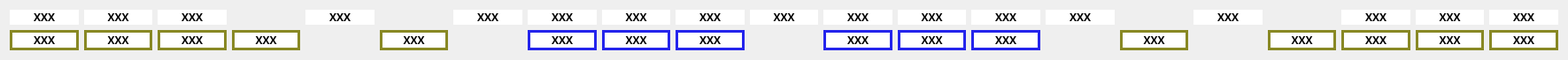
    <widget class="QWidget" name="gridLayoutWidget_2">
     <property name="geometry">
      <rect>
       <x>10</x>
       <y>160</y>
       <width>1771</width>
       <height>41</height>
      </rect>
     </property>
     <layout class="QGridLayout" name="gridLayout_2">
      <item row="0" column="2">
       <widget class="QLabel" name="R_B_2">
        <property name="font">
         <font>
          <family>Ubuntu Mono</family>
          <pointsize>9</pointsize>
          <weight>75</weight>
          <bold>true</bold>
         </font>
        </property>
        <property name="styleSheet">
         <string notr="true">background-color: rgb(255, 255, 255);
border-color: rgb(36, 36, 36);</string>
        </property>
        <property name="text">
         <string>XXX</string>
        </property>
        <property name="alignment">
         <set>Qt::AlignCenter</set>
        </property>
       </widget>
      </item>
      <item row="0" column="7">
       <widget class="QLabel" name="R_B_5">
        <property name="font">
         <font>
          <family>Ubuntu Mono</family>
          <pointsize>9</pointsize>
          <weight>75</weight>
          <bold>true</bold>
         </font>
        </property>
        <property name="styleSheet">
         <string notr="true">background-color: rgb(255, 255, 255);
border-color: rgb(36, 36, 36);</string>
        </property>
        <property name="text">
         <string>XXX</string>
        </property>
        <property name="alignment">
         <set>Qt::AlignCenter</set>
        </property>
       </widget>
      </item>
      <item row="1" column="2">
       <widget class="QLabel" name="R_B_19">
        <property name="font">
         <font>
          <family>Ubuntu Mono</family>
          <pointsize>9</pointsize>
          <weight>75</weight>
          <bold>true</bold>
         </font>
        </property>
        <property name="styleSheet">
         <string notr="true">background-color: rgb(255, 255, 255);
border-width: 3px;
border-style: solid;
border-color: rgb(136, 136, 36);</string>
        </property>
        <property name="text">
         <string>XXX</string>
        </property>
        <property name="alignment">
         <set>Qt::AlignCenter</set>
        </property>
       </widget>
      </item>
      <item row="0" column="14">
       <widget class="QLabel" name="R_B_12">
        <property name="font">
         <font>
          <family>Ubuntu Mono</family>
          <pointsize>9</pointsize>
          <weight>75</weight>
          <bold>true</bold>
         </font>
        </property>
        <property name="styleSheet">
         <string notr="true">background-color: rgb(255, 255, 255);
border-color: rgb(36, 36, 36);</string>
        </property>
        <property name="text">
         <string>XXX</string>
        </property>
        <property name="alignment">
         <set>Qt::AlignCenter</set>
        </property>
       </widget>
      </item>
      <item row="1" column="6">
       <widget class="QLabel" name="R_B_22">
        <property name="font">
         <font>
          <family>Ubuntu Mono</family>
          <pointsize>9</pointsize>
          <weight>75</weight>
          <bold>true</bold>
         </font>
        </property>
        <property name="styleSheet">
         <string notr="true">background-color: rgb(255, 255, 255);
border-width: 3px;
border-style: solid;
border-color: rgb(136, 136, 36);</string>
        </property>
        <property name="text">
         <string>XXX</string>
        </property>
        <property name="alignment">
         <set>Qt::AlignCenter</set>
        </property>
       </widget>
      </item>
      <item row="0" column="12">
       <widget class="QLabel" name="R_B_10">
        <property name="font">
         <font>
          <family>Ubuntu Mono</family>
          <pointsize>9</pointsize>
          <weight>75</weight>
          <bold>true</bold>
         </font>
        </property>
        <property name="styleSheet">
         <string notr="true">background-color: rgb(255, 255, 255);
border-color: rgb(36, 36, 36);</string>
        </property>
        <property name="text">
         <string>XXX</string>
        </property>
        <property name="alignment">
         <set>Qt::AlignCenter</set>
        </property>
       </widget>
      </item>
      <item row="1" column="3">
       <widget class="QLabel" name="R_B_20">
        <property name="font">
         <font>
          <family>Ubuntu Mono</family>
          <pointsize>9</pointsize>
          <weight>75</weight>
          <bold>true</bold>
         </font>
        </property>
        <property name="styleSheet">
         <string notr="true">background-color: rgb(255, 255, 255);
border-width: 3px;
border-style: solid;
border-color: rgb(136, 136, 36);</string>
        </property>
        <property name="text">
         <string>XXX</string>
        </property>
        <property name="alignment">
         <set>Qt::AlignCenter</set>
        </property>
       </widget>
      </item>
      <item row="1" column="19">
       <widget class="QLabel" name="R_B_25">
        <property name="font">
         <font>
          <family>Ubuntu Mono</family>
          <pointsize>9</pointsize>
          <weight>75</weight>
          <bold>true</bold>
         </font>
        </property>
        <property name="styleSheet">
         <string notr="true">background-color: rgb(255, 255, 255);
border-width: 3px;
border-style: solid;
border-color: rgb(136, 136, 36);</string>
        </property>
        <property name="text">
         <string>XXX</string>
        </property>
        <property name="alignment">
         <set>Qt::AlignCenter</set>
        </property>
       </widget>
      </item>
      <item row="0" column="5">
       <widget class="QLabel" name="R_B_4">
        <property name="font">
         <font>
          <family>Ubuntu Mono</family>
          <pointsize>9</pointsize>
          <weight>75</weight>
          <bold>true</bold>
         </font>
        </property>
        <property name="styleSheet">
         <string notr="true">background-color: rgb(255, 255, 255);
border-color: rgb(36, 36, 36);</string>
        </property>
        <property name="text">
         <string>XXX</string>
        </property>
        <property name="alignment">
         <set>Qt::AlignCenter</set>
        </property>
       </widget>
      </item>
      <item row="0" column="11">
       <widget class="QLabel" name="R_B_9">
        <property name="font">
         <font>
          <family>Ubuntu Mono</family>
          <pointsize>9</pointsize>
          <weight>75</weight>
          <bold>true</bold>
         </font>
        </property>
        <property name="styleSheet">
         <string notr="true">background-color: rgb(255, 255, 255);
border-color: rgb(36, 36, 36);</string>
        </property>
        <property name="text">
         <string>XXX</string>
        </property>
        <property name="alignment">
         <set>Qt::AlignCenter</set>
        </property>
       </widget>
      </item>
      <item row="1" column="20">
       <widget class="QLabel" name="R_B_26">
        <property name="font">
         <font>
          <family>Ubuntu Mono</family>
          <pointsize>9</pointsize>
          <weight>75</weight>
          <bold>true</bold>
         </font>
        </property>
        <property name="styleSheet">
         <string notr="true">background-color: rgb(255, 255, 255);
border-width: 3px;
border-style: solid;
border-color: rgb(136, 136, 36);</string>
        </property>
        <property name="text">
         <string>XXX</string>
        </property>
        <property name="alignment">
         <set>Qt::AlignCenter</set>
        </property>
       </widget>
      </item>
      <item row="0" column="16">
       <widget class="QLabel" name="empty_9">
        <property name="font">
         <font>
          <family>Ubuntu Mono</family>
          <pointsize>9</pointsize>
          <weight>75</weight>
          <bold>true</bold>
         </font>
        </property>
        <property name="styleSheet">
         <string notr="true">color: rgb(255, 255, 255);</string>
        </property>
        <property name="text">
         <string/>
        </property>
        <property name="alignment">
         <set>Qt::AlignCenter</set>
        </property>
       </widget>
      </item>
      <item row="0" column="6">
       <widget class="QLabel" name="empty_2">
        <property name="font">
         <font>
          <family>Ubuntu Mono</family>
          <pointsize>9</pointsize>
          <weight>75</weight>
          <bold>true</bold>
         </font>
        </property>
        <property name="styleSheet">
         <string notr="true">color: rgb(255, 255, 255);</string>
        </property>
        <property name="text">
         <string/>
        </property>
        <property name="alignment">
         <set>Qt::AlignCenter</set>
        </property>
       </widget>
      </item>
      <item row="0" column="3">
       <widget class="QLabel" name="R_B_3">
        <property name="font">
         <font>
          <family>Ubuntu Mono</family>
          <pointsize>9</pointsize>
          <weight>75</weight>
          <bold>true</bold>
         </font>
        </property>
        <property name="styleSheet">
         <string notr="true">background-color: rgb(255, 255, 255);
border-color: rgb(36, 36, 36);</string>
        </property>
        <property name="text">
         <string>XXX</string>
        </property>
        <property name="alignment">
         <set>Qt::AlignCenter</set>
        </property>
       </widget>
      </item>
      <item row="0" column="18">
       <widget class="QLabel" name="empty_5">
        <property name="font">
         <font>
          <family>Ubuntu Mono</family>
          <pointsize>9</pointsize>
          <weight>75</weight>
          <bold>true</bold>
         </font>
        </property>
        <property name="styleSheet">
         <string notr="true">color: rgb(255, 255, 255);</string>
        </property>
        <property name="text">
         <string/>
        </property>
        <property name="alignment">
         <set>Qt::AlignCenter</set>
        </property>
       </widget>
      </item>
      <item row="0" column="1">
       <widget class="QLabel" name="R_B_1">
        <property name="font">
         <font>
          <family>Ubuntu Mono</family>
          <pointsize>9</pointsize>
          <weight>75</weight>
          <bold>true</bold>
         </font>
        </property>
        <property name="styleSheet">
         <string notr="true">background-color: rgb(255, 255, 255);
border-color: rgb(36, 36, 36);</string>
        </property>
        <property name="text">
         <string>XXX</string>
        </property>
        <property name="alignment">
         <set>Qt::AlignCenter</set>
        </property>
       </widget>
      </item>
      <item row="0" column="8">
       <widget class="QLabel" name="R_B_6">
        <property name="font">
         <font>
          <family>Ubuntu Mono</family>
          <pointsize>9</pointsize>
          <weight>75</weight>
          <bold>true</bold>
         </font>
        </property>
        <property name="styleSheet">
         <string notr="true">background-color: rgb(255, 255, 255);
border-color: rgb(36, 36, 36);</string>
        </property>
        <property name="text">
         <string>XXX</string>
        </property>
        <property name="alignment">
         <set>Qt::AlignCenter</set>
        </property>
       </widget>
      </item>
      <item row="1" column="21">
       <widget class="QLabel" name="R_B_27">
        <property name="font">
         <font>
          <family>Ubuntu Mono</family>
          <pointsize>9</pointsize>
          <weight>75</weight>
          <bold>true</bold>
         </font>
        </property>
        <property name="styleSheet">
         <string notr="true">background-color: rgb(255, 255, 255);
border-width: 3px;
border-style: solid;
border-color: rgb(136, 136, 36);</string>
        </property>
        <property name="text">
         <string>XXX</string>
        </property>
        <property name="alignment">
         <set>Qt::AlignCenter</set>
        </property>
       </widget>
      </item>
      <item row="0" column="21">
       <widget class="QLabel" name="R_B_17">
        <property name="font">
         <font>
          <family>Ubuntu Mono</family>
          <pointsize>9</pointsize>
          <weight>75</weight>
          <bold>true</bold>
         </font>
        </property>
        <property name="styleSheet">
         <string notr="true">background-color: rgb(255, 255, 255);
border-color: rgb(36, 36, 36);</string>
        </property>
        <property name="text">
         <string>XXX</string>
        </property>
        <property name="alignment">
         <set>Qt::AlignCenter</set>
        </property>
       </widget>
      </item>
      <item row="0" column="4">
       <widget class="QLabel" name="empty">
        <property name="font">
         <font>
          <family>Ubuntu Mono</family>
          <pointsize>9</pointsize>
          <weight>75</weight>
          <bold>true</bold>
         </font>
        </property>
        <property name="styleSheet">
         <string notr="true">color: rgb(255, 255, 255);</string>
        </property>
        <property name="text">
         <string/>
        </property>
        <property name="alignment">
         <set>Qt::AlignCenter</set>
        </property>
       </widget>
      </item>
      <item row="0" column="13">
       <widget class="QLabel" name="R_B_11">
        <property name="font">
         <font>
          <family>Ubuntu Mono</family>
          <pointsize>9</pointsize>
          <weight>75</weight>
          <bold>true</bold>
         </font>
        </property>
        <property name="styleSheet">
         <string notr="true">background-color: rgb(255, 255, 255);
border-color: rgb(36, 36, 36);</string>
        </property>
        <property name="text">
         <string>XXX</string>
        </property>
        <property name="alignment">
         <set>Qt::AlignCenter</set>
        </property>
       </widget>
      </item>
      <item row="1" column="18">
       <widget class="QLabel" name="R_B_24">
        <property name="font">
         <font>
          <family>Ubuntu Mono</family>
          <pointsize>9</pointsize>
          <weight>75</weight>
          <bold>true</bold>
         </font>
        </property>
        <property name="styleSheet">
         <string notr="true">background-color: rgb(255, 255, 255);
border-width: 3px;
border-style: solid;
border-color: rgb(136, 136, 36);</string>
        </property>
        <property name="text">
         <string>XXX</string>
        </property>
        <property name="alignment">
         <set>Qt::AlignCenter</set>
        </property>
       </widget>
      </item>
      <item row="1" column="1">
       <widget class="QLabel" name="R_B_18">
        <property name="font">
         <font>
          <family>Ubuntu Mono</family>
          <pointsize>9</pointsize>
          <weight>75</weight>
          <bold>true</bold>
         </font>
        </property>
        <property name="styleSheet">
         <string notr="true">background-color: rgb(255, 255, 255);
border-width: 3px;
border-style: solid;
border-color: rgb(136, 136, 36);</string>
        </property>
        <property name="text">
         <string>XXX</string>
        </property>
        <property name="alignment">
         <set>Qt::AlignCenter</set>
        </property>
       </widget>
      </item>
      <item row="0" column="9">
       <widget class="QLabel" name="R_B_7">
        <property name="font">
         <font>
          <family>Ubuntu Mono</family>
          <pointsize>9</pointsize>
          <weight>75</weight>
          <bold>true</bold>
         </font>
        </property>
        <property name="styleSheet">
         <string notr="true">background-color: rgb(255, 255, 255);
border-color: rgb(36, 36, 36);</string>
        </property>
        <property name="text">
         <string>XXX</string>
        </property>
        <property name="alignment">
         <set>Qt::AlignCenter</set>
        </property>
       </widget>
      </item>
      <item row="0" column="20">
       <widget class="QLabel" name="R_B_16">
        <property name="font">
         <font>
          <family>Ubuntu Mono</family>
          <pointsize>9</pointsize>
          <weight>75</weight>
          <bold>true</bold>
         </font>
        </property>
        <property name="styleSheet">
         <string notr="true">background-color: rgb(255, 255, 255);
border-color: rgb(36, 36, 36);</string>
        </property>
        <property name="text">
         <string>XXX</string>
        </property>
        <property name="alignment">
         <set>Qt::AlignCenter</set>
        </property>
       </widget>
      </item>
      <item row="1" column="4">
       <widget class="QLabel" name="R_B_21">
        <property name="font">
         <font>
          <family>Ubuntu Mono</family>
          <pointsize>9</pointsize>
          <weight>75</weight>
          <bold>true</bold>
         </font>
        </property>
        <property name="styleSheet">
         <string notr="true">background-color: rgb(255, 255, 255);
border-width: 3px;
border-style: solid;
border-color: rgb(136, 136, 36);</string>
        </property>
        <property name="text">
         <string>XXX</string>
        </property>
        <property name="alignment">
         <set>Qt::AlignCenter</set>
        </property>
       </widget>
      </item>
      <item row="0" column="17">
       <widget class="QLabel" name="R_B_14">
        <property name="font">
         <font>
          <family>Ubuntu Mono</family>
          <pointsize>9</pointsize>
          <weight>75</weight>
          <bold>true</bold>
         </font>
        </property>
        <property name="styleSheet">
         <string notr="true">background-color: rgb(255, 255, 255);
border-color: rgb(36, 36, 36);</string>
        </property>
        <property name="text">
         <string>XXX</string>
        </property>
        <property name="alignment">
         <set>Qt::AlignCenter</set>
        </property>
       </widget>
      </item>
      <item row="0" column="19">
       <widget class="QLabel" name="R_B_15">
        <property name="font">
         <font>
          <family>Ubuntu Mono</family>
          <pointsize>9</pointsize>
          <weight>75</weight>
          <bold>true</bold>
         </font>
        </property>
        <property name="styleSheet">
         <string notr="true">background-color: rgb(255, 255, 255);
border-color: rgb(36, 36, 36);</string>
        </property>
        <property name="text">
         <string>XXX</string>
        </property>
        <property name="alignment">
         <set>Qt::AlignCenter</set>
        </property>
       </widget>
      </item>
      <item row="0" column="15">
       <widget class="QLabel" name="R_B_13">
        <property name="font">
         <font>
          <family>Ubuntu Mono</family>
          <pointsize>9</pointsize>
          <weight>75</weight>
          <bold>true</bold>
         </font>
        </property>
        <property name="styleSheet">
         <string notr="true">background-color: rgb(255, 255, 255);
border-color: rgb(36, 36, 36);</string>
        </property>
        <property name="text">
         <string>XXX</string>
        </property>
        <property name="alignment">
         <set>Qt::AlignCenter</set>
        </property>
       </widget>
      </item>
      <item row="0" column="10">
       <widget class="QLabel" name="R_B_8">
        <property name="font">
         <font>
          <family>Ubuntu Mono</family>
          <pointsize>9</pointsize>
          <weight>75</weight>
          <bold>true</bold>
         </font>
        </property>
        <property name="styleSheet">
         <string notr="true">background-color: rgb(255, 255, 255);
border-color: rgb(36, 36, 36);</string>
        </property>
        <property name="text">
         <string>XXX</string>
        </property>
        <property name="alignment">
         <set>Qt::AlignCenter</set>
        </property>
       </widget>
      </item>
      <item row="1" column="16">
       <widget class="QLabel" name="R_B_23">
        <property name="font">
         <font>
          <family>Ubuntu Mono</family>
          <pointsize>9</pointsize>
          <weight>75</weight>
          <bold>true</bold>
         </font>
        </property>
        <property name="styleSheet">
         <string notr="true">background-color: rgb(255, 255, 255);
border-width: 3px;
border-style: solid;
border-color: rgb(136, 136, 36);</string>
        </property>
        <property name="text">
         <string>XXX</string>
        </property>
        <property name="alignment">
         <set>Qt::AlignCenter</set>
        </property>
       </widget>
      </item>
      <item row="1" column="10">
       <widget class="QLabel" name="R_B_30">
        <property name="font">
         <font>
          <family>Ubuntu Mono</family>
          <pointsize>9</pointsize>
          <weight>75</weight>
          <bold>true</bold>
         </font>
        </property>
        <property name="styleSheet">
         <string notr="true">background-color: rgb(255, 255, 255);
border-width: 3px;
border-style: solid;
border-color: rgb(36, 36, 236);</string>
        </property>
        <property name="text">
         <string>XXX</string>
        </property>
        <property name="alignment">
         <set>Qt::AlignCenter</set>
        </property>
       </widget>
      </item>
      <item row="1" column="9">
       <widget class="QLabel" name="R_B_29">
        <property name="font">
         <font>
          <family>Ubuntu Mono</family>
          <pointsize>9</pointsize>
          <weight>75</weight>
          <bold>true</bold>
         </font>
        </property>
        <property name="styleSheet">
         <string notr="true">background-color: rgb(255, 255, 255);
border-width: 3px;
border-style: solid;
border-color: rgb(36, 36, 236);</string>
        </property>
        <property name="text">
         <string>XXX</string>
        </property>
        <property name="alignment">
         <set>Qt::AlignCenter</set>
        </property>
       </widget>
      </item>
      <item row="1" column="8">
       <widget class="QLabel" name="R_B_28">
        <property name="font">
         <font>
          <family>Ubuntu Mono</family>
          <pointsize>9</pointsize>
          <weight>75</weight>
          <bold>true</bold>
         </font>
        </property>
        <property name="styleSheet">
         <string notr="true">background-color: rgb(255, 255, 255);
border-width: 3px;
border-style: solid;
border-color: rgb(36, 36, 236);</string>
        </property>
        <property name="text">
         <string>XXX</string>
        </property>
        <property name="alignment">
         <set>Qt::AlignCenter</set>
        </property>
       </widget>
      </item>
      <item row="1" column="12">
       <widget class="QLabel" name="R_B_31">
        <property name="font">
         <font>
          <family>Ubuntu Mono</family>
          <pointsize>9</pointsize>
          <weight>75</weight>
          <bold>true</bold>
         </font>
        </property>
        <property name="styleSheet">
         <string notr="true">background-color: rgb(255, 255, 255);
border-width: 3px;
border-style: solid;
border-color: rgb(36, 36, 236);</string>
        </property>
        <property name="text">
         <string>XXX</string>
        </property>
        <property name="alignment">
         <set>Qt::AlignCenter</set>
        </property>
       </widget>
      </item>
      <item row="1" column="13">
       <widget class="QLabel" name="R_B_32">
        <property name="font">
         <font>
          <family>Ubuntu Mono</family>
          <pointsize>9</pointsize>
          <weight>75</weight>
          <bold>true</bold>
         </font>
        </property>
        <property name="styleSheet">
         <string notr="true">background-color: rgb(255, 255, 255);
border-width: 3px;
border-style: solid;
border-color: rgb(36, 36, 236);</string>
        </property>
        <property name="text">
         <string>XXX</string>
        </property>
        <property name="alignment">
         <set>Qt::AlignCenter</set>
        </property>
       </widget>
      </item>
      <item row="1" column="14">
       <widget class="QLabel" name="R_B_33">
        <property name="font">
         <font>
          <family>Ubuntu Mono</family>
          <pointsize>9</pointsize>
          <weight>75</weight>
          <bold>true</bold>
         </font>
        </property>
        <property name="styleSheet">
         <string notr="true">background-color: rgb(255, 255, 255);
border-width: 3px;
border-style: solid;
border-color: rgb(36, 36, 236);</string>
        </property>
        <property name="text">
         <string>XXX</string>
        </property>
        <property name="alignment">
         <set>Qt::AlignCenter</set>
        </property>
       </widget>
      </item>
     </layout>
    </widget>
